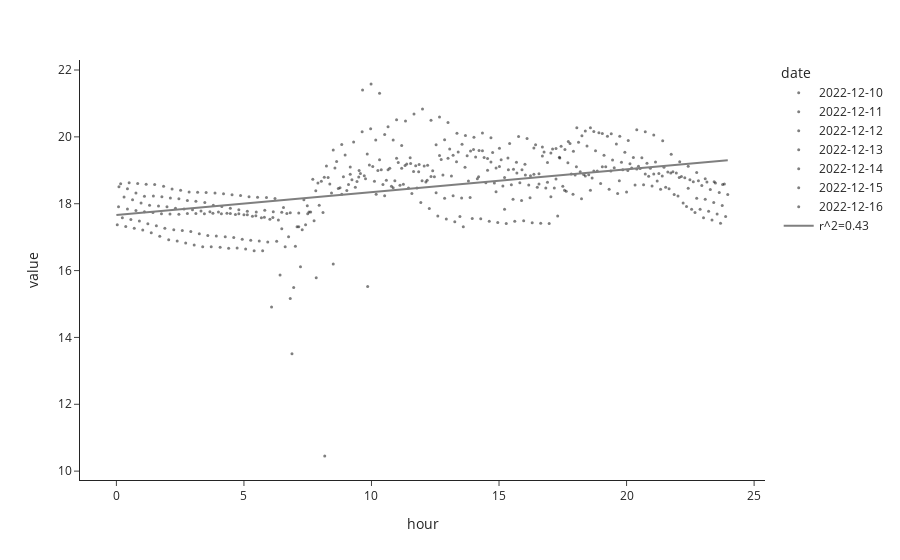
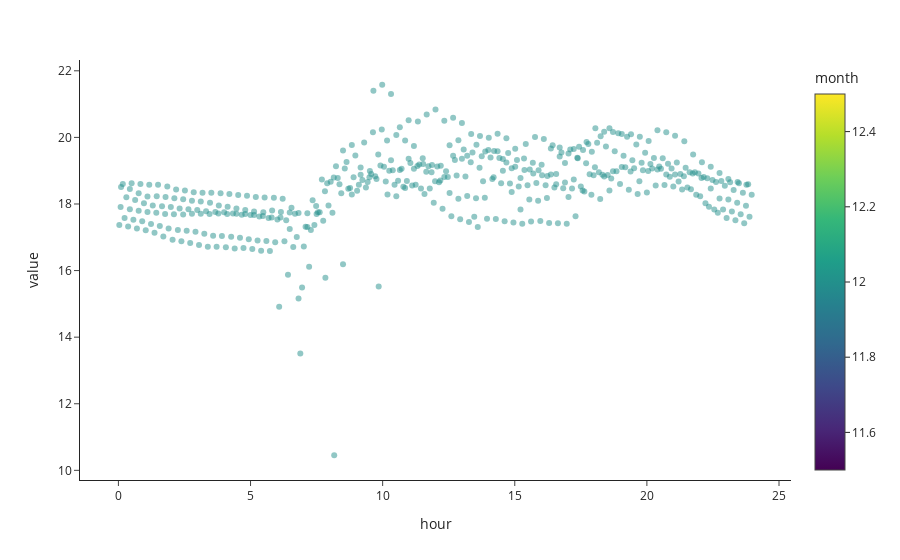

Notebook source saved alongside these figures, in order:
### Code cell
import plotly.express as px
import plotly.graph_objects as go
from scipy.stats import linregress
from numpy import linspace

linreg = linregress(df_data['hour'], df_data['value'])
slope = linreg.slope
incpt = linreg.intercept
r_value = linreg.rvalue
stderr = linreg.stderr
intercept_stderr = linreg.intercept_stderr


xline = linspace(0,df_data['hour'].max())


fig = px.scatter(df_data, x='hour', y='value', \
    color='date', template="simple_white", \
    opacity=.5)

fig.update_traces(marker=dict(size=3, color='black'))

fig.add_trace(go.Scatter(x=xline, y=slope*xline+incpt,
                    mode='lines',
                    name=f'r^2={r_value:.2f}'))

fig.show()

#  Graph per month
fig = px.scatter(df_data, x='hour', y='value', \
    color='month', template="simple_white", \
    opacity=.5)
fig.show()
